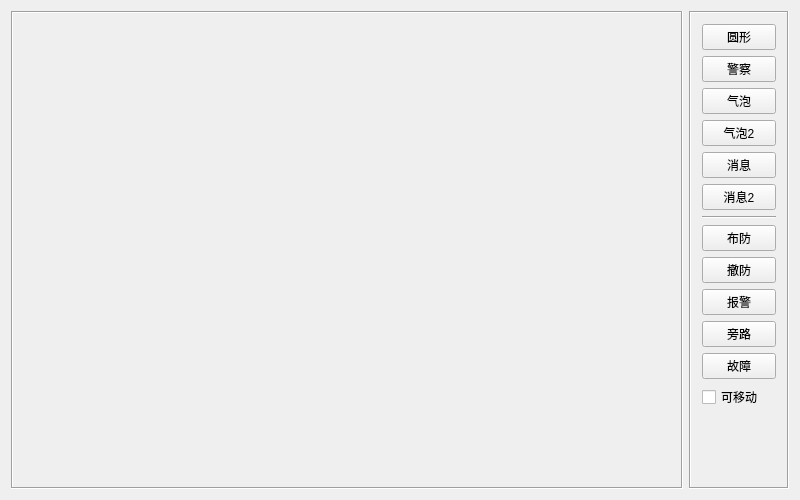
<?xml version="1.0" encoding="UTF-8"?>
<ui version="4.0">
 <class>frmButtonDefence</class>
 <widget class="QWidget" name="frmButtonDefence">
  <property name="geometry">
   <rect>
    <x>0</x>
    <y>0</y>
    <width>800</width>
    <height>500</height>
   </rect>
  </property>
  <property name="windowTitle">
   <string>Form</string>
  </property>
  <layout class="QHBoxLayout" name="horizontalLayout">
   <item>
    <widget class="QLabel" name="labMap">
     <property name="frameShape">
      <enum>QFrame::Box</enum>
     </property>
     <property name="frameShadow">
      <enum>QFrame::Sunken</enum>
     </property>
     <property name="text">
      <string/>
     </property>
     <property name="alignment">
      <set>Qt::AlignCenter</set>
     </property>
    </widget>
   </item>
   <item>
    <widget class="QFrame" name="frame">
     <property name="maximumSize">
      <size>
       <width>100</width>
       <height>16777215</height>
      </size>
     </property>
     <property name="frameShape">
      <enum>QFrame::Box</enum>
     </property>
     <property name="frameShadow">
      <enum>QFrame::Sunken</enum>
     </property>
     <layout class="QVBoxLayout" name="verticalLayout">
      <item>
       <widget class="QPushButton" name="btnCircle">
        <property name="text">
         <string>圆形</string>
        </property>
       </widget>
      </item>
      <item>
       <widget class="QPushButton" name="btnPolice">
        <property name="text">
         <string>警察</string>
        </property>
       </widget>
      </item>
      <item>
       <widget class="QPushButton" name="btnBubble">
        <property name="text">
         <string>气泡</string>
        </property>
       </widget>
      </item>
      <item>
       <widget class="QPushButton" name="btnBubble2">
        <property name="text">
         <string>气泡2</string>
        </property>
       </widget>
      </item>
      <item>
       <widget class="QPushButton" name="btnMsg">
        <property name="text">
         <string>消息</string>
        </property>
       </widget>
      </item>
      <item>
       <widget class="QPushButton" name="btnMsg2">
        <property name="text">
         <string>消息2</string>
        </property>
       </widget>
      </item>
      <item>
       <widget class="Line" name="line">
        <property name="orientation">
         <enum>Qt::Horizontal</enum>
        </property>
       </widget>
      </item>
      <item>
       <widget class="QPushButton" name="btnArming">
        <property name="text">
         <string>布防</string>
        </property>
       </widget>
      </item>
      <item>
       <widget class="QPushButton" name="btnDisarming">
        <property name="text">
         <string>撤防</string>
        </property>
       </widget>
      </item>
      <item>
       <widget class="QPushButton" name="btnAlarm">
        <property name="text">
         <string>报警</string>
        </property>
       </widget>
      </item>
      <item>
       <widget class="QPushButton" name="btnBypass">
        <property name="text">
         <string>旁路</string>
        </property>
       </widget>
      </item>
      <item>
       <widget class="QPushButton" name="btnError">
        <property name="text">
         <string>故障</string>
        </property>
       </widget>
      </item>
      <item>
       <widget class="QCheckBox" name="ckCanMove">
        <property name="text">
         <string>可移动</string>
        </property>
       </widget>
      </item>
      <item>
       <spacer name="verticalSpacer">
        <property name="orientation">
         <enum>Qt::Vertical</enum>
        </property>
        <property name="sizeHint" stdset="0">
         <size>
          <width>20</width>
          <height>40</height>
         </size>
        </property>
       </spacer>
      </item>
     </layout>
    </widget>
   </item>
  </layout>
 </widget>
 <layoutdefault spacing="6" margin="11"/>
 <resources/>
 <connections/>
</ui>
